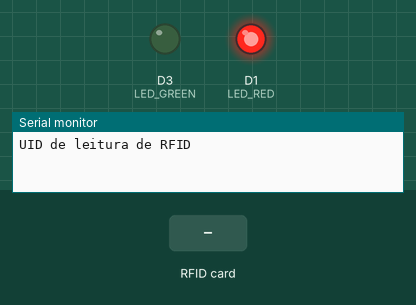
This sketch was run on a simulated ESP8266 (NodeMCU). Parts: output pins drawn as LEDs (lit = HIGH), the last lines printed to the serial monitor. Inputs (shaded band) come from the test bench.

Above: at 1.2 s.
1.3 s: RFID card 5E 7A 19 C4 held to the reader
At 1.6 s:
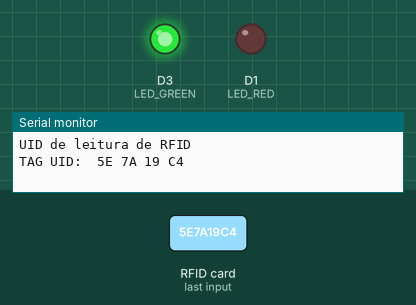
Timing chart, 0 to 4.3 s (numbered marks = the images above; inputs shaded):
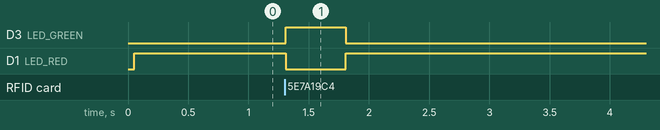

The sketch:

esp8266_nodemcu_rfid.ino
```cpp
#include <SPI.h>
#include <MFRC522.h>

#define SS_PIN D4
#define RST_PIN D2
#define LED_RED D1
#define LED_GREEN D3

MFRC522 rfid(SS_PIN, RST_PIN);

void setup() {
  Serial.begin(9600);
  SPI.begin();

  rfid.PCD_Init();

  pinMode(LED_RED, OUTPUT);
  pinMode(LED_GREEN, OUTPUT);

  Serial.println("UID de leitura de RFID");
}

void loop() {
  digitalWrite(LED_RED, HIGH);

  if (rfid.PICC_IsNewCardPresent()) {
    if (rfid.PICC_ReadCardSerial()) {
      digitalWrite(LED_RED, LOW);
      digitalWrite(LED_GREEN, HIGH);

      Serial.print("TAG UID: ");

      for (byte i = 0; i < rfid.uid.size; i++) {
        Serial.print(rfid.uid.uidByte[i] < 0x10 ? " 0" : " ");
        Serial.print(rfid.uid.uidByte[i], HEX);
      }

      Serial.println();

      rfid.PICC_HaltA();

      delay(500);

      digitalWrite(LED_GREEN, LOW);
    }
  }
}
```

Measured:
- after the input at 1.3 s, D3 (LED_GREEN): LOW → HIGH at once, → LOW 0.50 s later; D1 (LED_RED): HIGH → LOW at once, → HIGH 0.50 s later
